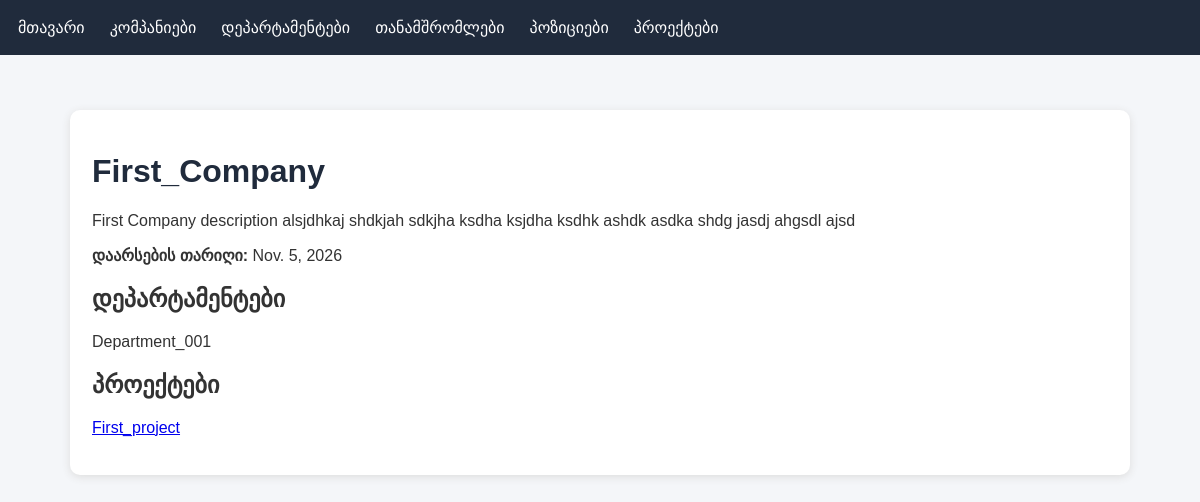
/companies/1/, run on the app's committed database.
### first_app/models.py (models this page shows, shortened)
class Company(models.Model):
    name = models.CharField(max_length=150)
    description = models.TextField()
    founded_date = models.DateField()

class Department(models.Model):
    name = models.CharField(max_length=150)
    description = models.TextField()
    company = models.ForeignKey(Company, on_delete=models.CASCADE, related_name='departments')

class Project(models.Model):
    name = models.CharField(max_length=150)
    description = models.TextField()
    start_date = models.DateField(auto_now_add=True)
    end_date = models.DateField(null=True, blank=True)
    company = models.ForeignKey(Company, on_delete=models.CASCADE, related_name='projects')
    employees = models.ManyToManyField(Employee, related_name='projects')

### first_app/views.py (the view)
# urls.py: path('companies/<int:pk>/', views.company_detail, name='company_detail'),
def company_detail(request, pk):
    company = get_object_or_404(Company, pk=pk)
    return render(request, 'company_detail.html', {
        'company': company
    })

### first_app/templates/company_detail.html (shortened to what this page needs)
{% extends 'base.html' %}
{% block content %}
<div class="card">
    <h1>{{ company.name }}</h1>
    <p>{{ company.description }}</p>
    <p>
        <strong>დაარსების თარიღი:</strong>
        {{ company.founded_date }}
    </p>
    <h2>დეპარტამენტები</h2>
    {% for department in company.departments.all %}
        <p>{{ department.name }}</p>
    {% empty %}
        <p>დეპარტამენტები არ არის.</p>
    {% endfor %}
    <h2>პროექტები</h2>
    {% for project in company.projects.all %}
        <p>
            <a href="{% url 'project_detail' project.id %}">
                {{ project.name }}
            </a>
        </p>
    {% empty %}
        <p>პროექტები არ არის.</p>
    {% endfor %}
</div>
{% endblock %}

### first_app/templates/base.html (style rules this page uses)
* { box-sizing: border-box; }
body { margin: 0; font-family: Arial, sans-serif; background: #f4f6f9; color: #333; }
.card { background: white; padding: 22px; margin-bottom: 15px; border-radius: 10px; box-shadow: 0 2px 8px #ddd; }
h1 { color: #202b3c; }

### data on the page
Company: name "First_Company", description "First Company description alsjdhkaj shdkjah sdkjha ksdha ksjdha ksdhk ashdk asdka shdg jasdj ahgsdl ajsd", founded_date "Nov. 5, 2026"
Department: name "Department_001"
Project: name "First_project"
